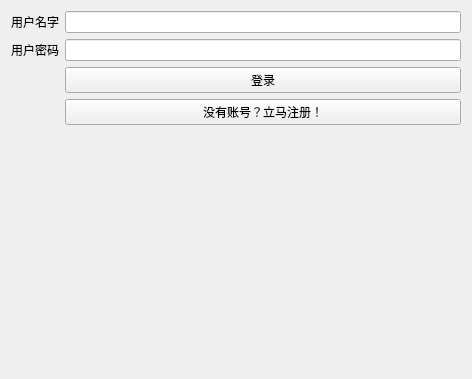
<?xml version="1.0" encoding="UTF-8"?>
<ui version="4.0">
 <class>LoginPage</class>
 <widget class="QWidget" name="LoginPage">
  <property name="geometry">
   <rect>
    <x>0</x>
    <y>0</y>
    <width>472</width>
    <height>379</height>
   </rect>
  </property>
  <property name="windowTitle">
   <string>Form</string>
  </property>
  <layout class="QFormLayout" name="formLayout">
   <item row="0" column="0">
    <widget class="QLabel" name="label">
     <property name="text">
      <string>用户名字</string>
     </property>
    </widget>
   </item>
   <item row="0" column="1">
    <widget class="QLineEdit" name="lineEdit"/>
   </item>
   <item row="1" column="0">
    <widget class="QLabel" name="label_2">
     <property name="text">
      <string>用户密码</string>
     </property>
    </widget>
   </item>
   <item row="1" column="1">
    <widget class="QLineEdit" name="lineEdit_2"/>
   </item>
   <item row="2" column="1">
    <widget class="QPushButton" name="pushButton">
     <property name="text">
      <string>登录</string>
     </property>
    </widget>
   </item>
   <item row="3" column="1">
    <widget class="QPushButton" name="pushButton_2">
     <property name="text">
      <string>没有账号？立马注册！</string>
     </property>
    </widget>
   </item>
  </layout>
 </widget>
 <resources/>
 <connections/>
</ui>
